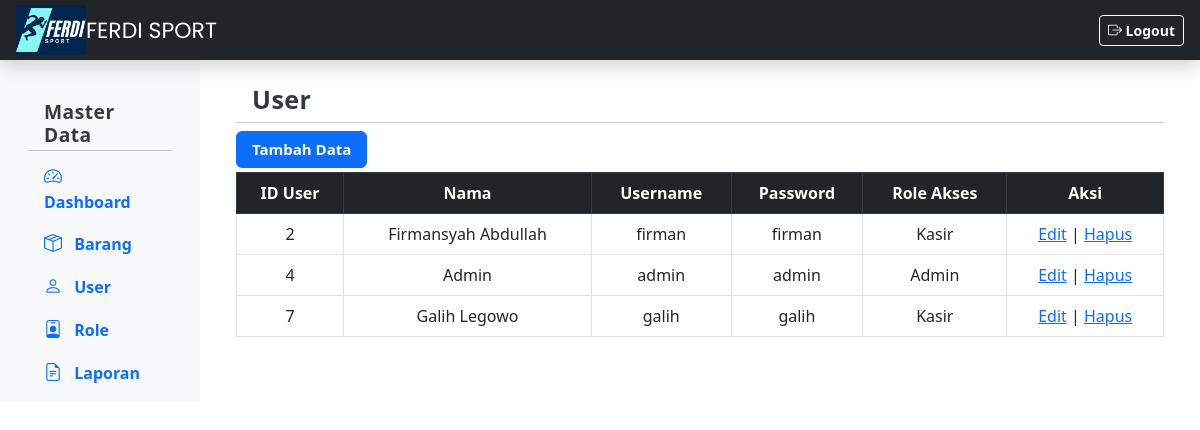
Page /index.php?page=user/user (signed in) on the committed database.
### tables this page shows
CREATE TABLE `user` (
  `id_user` int(11) NOT NULL,
  `nama` varchar(50) NOT NULL,
  `username` varchar(20) NOT NULL,
  `password` varchar(50) NOT NULL,
  `role_id` int(11) NOT NULL
);

CREATE TABLE `role` (
  `id_role` int(11) NOT NULL,
  `nama` varchar(20) NOT NULL
);

### page/user/user.php (the view, shortened to what this page needs)
<?php
$view = $dbconnect->query("SELECT u.*,r.nama as nama_role FROM user as u INNER JOIN role as r ON u.role_id=r.id_role");
?>
<div class="container">
	<h6 class="sidebar-heading d-flex justify-content-between align-items-center px-3 mt-4 mb-1 text-muted" style="font-size: 25px;">
  <span>User</span>
</h6>
<hr class="my-2">
	<div class="d-flex justify-content-between align-items-center mb-1">
    <a href="index.php?page=barang/barang_add" class="btn btn-primary">Tambah Data</a>
</div>
	<table class="table table-bordered">
		 <thead class="table-dark">
		<tr>
			<th>ID User</th>
			<th>Nama</th>
			<th>Username</th>
            <th>Password</th>
			<th>Role Akses</th>
			<th>Aksi</th>
		</tr>
	</thead>
		<?php
        while ($row = $view->fetch_array()) { ?>
		<tr>
			<td> <?= $row['id_user'] ?> </td>
			<td><?= $row['nama'] ?></td>
			<td><?=$row['username']?></td>
            <td><?=$row['password']?></td>
			<td><?=$row['nama_role']?></td>
			<td>
				<a href="index.php?page=user/user_edit&id=<?= $row['id_user'] ?>">Edit</a> |
				<a href="index.php?page=user/user_hapus&id=<?= $row['id_user'] ?>"
				onclick="return confirm('apakah anda yakin?')">Hapus</a>
				</td>
		</tr>
		<?php }
        ?>
	</table>
</div>

### css/style.css (style rules this page uses)
.sidebar-heading { font-size: 1.2rem; font-weight: bold; letter-spacing: 0.5px; color: #006cca; }
.table thead { background-color: #212529; color: white; font-size: 16px; }
.table td, .table th { vertical-align: middle; text-align: center; }
.btn-primary { font-size: 15px; padding: 6px 15px; font-weight: bold; }
.sidebar-heading span { font-weight: bold; color: #343a40; }

### rows in the picture
user: id_user "2", nama "Firmansyah Abdullah", username "firman", password "firman", role.nama "Kasir"
user: id_user "4", nama "Admin", username "admin", password "admin", role.nama "Admin"
user: id_user "7", nama "Galih Legowo", username "galih", password "galih", role.nama "Kasir"
